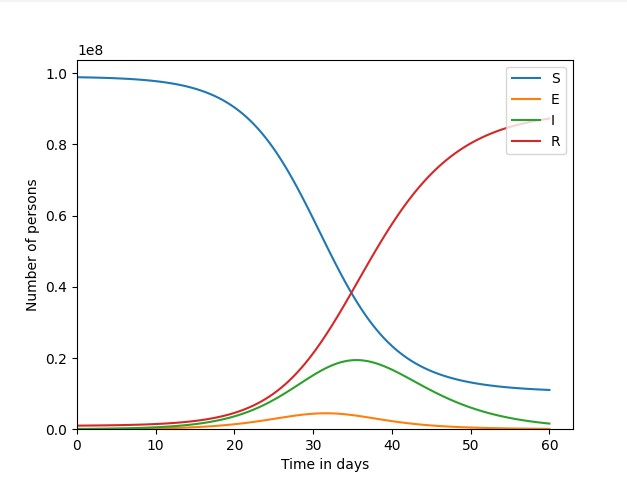

This chart was generated by the following Python code:
import numpy
import matplotlib.pyplot

h = 0.5 # days
transmission_coeff = 5e-9 # 1 / day person
latency_time = 1. # days
infectious_time = 5. # days

end_time = 60.0 # days
num_steps = int(end_time / h)
times = h * numpy.array(range(num_steps + 1))

def seir_model():

    s = numpy.zeros(num_steps + 1)
    e = numpy.zeros(num_steps + 1)
    i = numpy.zeros(num_steps + 1)
    r = numpy.zeros(num_steps + 1)

    s[0] = 1e8 - 1e6 - 1e5
    e[0] = 0.
    i[0] = 1e5
    r[0] = 1e6

    for step in range(num_steps):
        s[step+1]=s[step]-h*transmission_coeff*i[step]*s[step]
        e[step+1]=e[step]+h*transmission_coeff*i[step]*s[step]-h/latency_time*e[step]
        i[step+1]=i[step]+h/latency_time*e[step]-h/infectious_time*i[step]
        r[step+1]=r[step]+h/infectious_time*i[step]
        
    return s, e, i, r

s, e, i, r = seir_model()

def plot_me():
    s_plot = matplotlib.pyplot.plot(times, s, label = 'S')
    e_plot = matplotlib.pyplot.plot(times, e, label = 'E')
    i_plot = matplotlib.pyplot.plot(times, i, label = 'I')
    r_plot = matplotlib.pyplot.plot(times, r, label = 'R')
    matplotlib.pyplot.legend(('S', 'E', 'I', 'R'), loc = 'upper right')
    
    axes = matplotlib.pyplot.gca()
    axes.set_xlabel('Time in days')
    axes.set_ylabel('Number of persons')
    matplotlib.pyplot.xlim(xmin = 0.)
    matplotlib.pyplot.ylim(ymin = 0.)
    matplotlib.pyplot.show()
plot_me()
